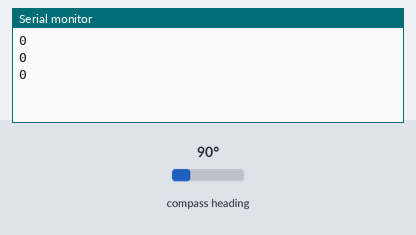
The sketch below on a simulated Arduino Uno, built with avr-gcc and run on an emulated ATmega328P. Parts: the last lines printed to the serial monitor. Inputs (shaded band) come from the test bench; at power-on: compass heading 90°.

Above: at 1.2 s.
1.3 s: compass heading set to 7°
At 2.0 s:
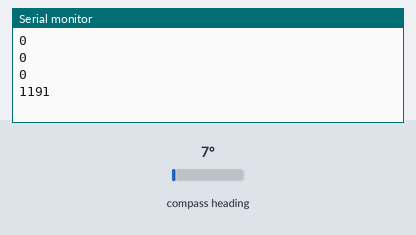
2.8 s: compass heading set to 180°
At 3.5 s:
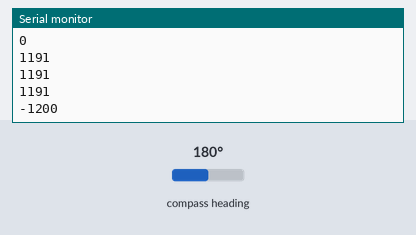
Timing chart, 0 to 5.8 s (numbered marks = the images above; inputs shaded):
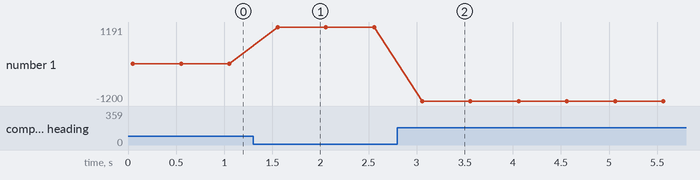

The sketch:

calibrar_bussola.ino
```cpp
#include <QMC5883LCompass.h>

#include <Wire.h> //Biblioteca de Comunicacao I2C

QMC5883LCompass bussola; //Criacao do objeto para o sensor

static int minx,maxx,miny,maxy,offx=0,offy=0;
int x = 0, y = 0, z = 0;

void calc_offsets(void)  {
   offx = (maxx+minx)/2;
   offy = (maxy+miny)/2;
}

void setup() {
  Wire.begin(); //Inicializacao da Comunicacao I2C
  Serial.begin(9600); //Inicializacao da comunicacao Serial

  bussola.init();
  delay(50);
}

void loop() {
  bussola.read();
  x = bussola.getX();
  Serial.println(x);

  delay(500);
}
```

Measured:
- after the input at 1.3 s, the serial monitor: prints a new line after 0.25 s (image 1)
- after the input at 2.8 s, the serial monitor: prints a new line after 0.26 s (image 2)
- plotted number 1: 0 → 1191 after the input at 1.3 s, 1191 → -1200 after the input at 2.8 s
